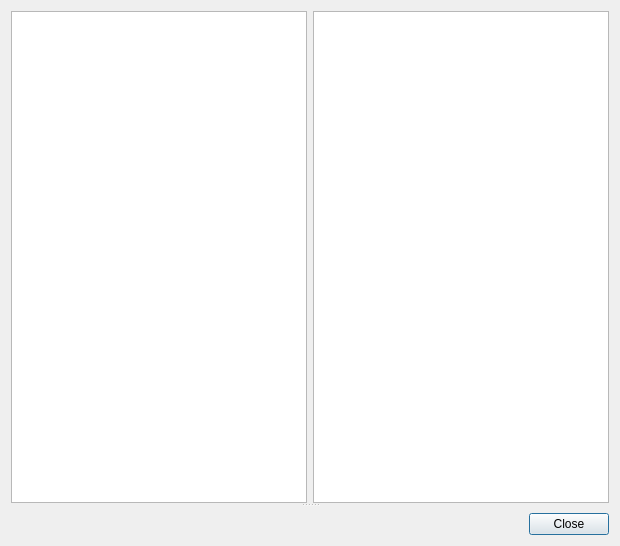
<ui version="4.0" >
 <class>Dialog</class>
 <widget class="QDialog" name="Dialog" >
  <property name="geometry" >
   <rect>
    <x>0</x>
    <y>0</y>
    <width>620</width>
    <height>546</height>
   </rect>
  </property>
  <property name="windowTitle" >
   <string>Dialog</string>
  </property>
  <layout class="QVBoxLayout" name="verticalLayout" >
   <item>
    <widget class="QSplitter" name="splitter" >
     <property name="orientation" >
      <enum>Qt::Vertical</enum>
     </property>
     <widget class="QWidget" name="layoutWidget" >
      <layout class="QHBoxLayout" name="horizontalLayout" >
       <item>
        <widget class="QTableView" name="tableView_revisions_left" >
         <property name="alternatingRowColors" >
          <bool>true</bool>
         </property>
         <property name="selectionMode" >
          <enum>QAbstractItemView::SingleSelection</enum>
         </property>
         <property name="selectionBehavior" >
          <enum>QAbstractItemView::SelectRows</enum>
         </property>
         <property name="showGrid" >
          <bool>false</bool>
         </property>
        </widget>
       </item>
       <item>
        <widget class="QTableView" name="tableView_revisions_right" >
         <property name="alternatingRowColors" >
          <bool>true</bool>
         </property>
         <property name="selectionMode" >
          <enum>QAbstractItemView::SingleSelection</enum>
         </property>
         <property name="selectionBehavior" >
          <enum>QAbstractItemView::SelectRows</enum>
         </property>
         <property name="showGrid" >
          <bool>false</bool>
         </property>
        </widget>
       </item>
      </layout>
     </widget>
     <widget class="QWidget" name="layoutWidget" >
      <layout class="QHBoxLayout" name="horizontalLayout_2" >
       <property name="spacing" >
        <number>0</number>
       </property>
       <item>
        <widget class="QFrame" name="frame" >
         <property name="frameShape" >
          <enum>QFrame::NoFrame</enum>
         </property>
         <property name="frameShadow" >
          <enum>QFrame::Raised</enum>
         </property>
        </widget>
       </item>
      </layout>
     </widget>
    </widget>
   </item>
   <item>
    <widget class="QDialogButtonBox" name="buttonBox" >
     <property name="orientation" >
      <enum>Qt::Horizontal</enum>
     </property>
     <property name="standardButtons" >
      <set>QDialogButtonBox::Close</set>
     </property>
    </widget>
   </item>
  </layout>
  <action name="actionClose" >
   <property name="text" >
    <string>Close</string>
   </property>
   <property name="shortcut" >
    <string>Esc</string>
   </property>
  </action>
 </widget>
 <tabstops>
  <tabstop>tableView_revisions_left</tabstop>
  <tabstop>tableView_revisions_right</tabstop>
  <tabstop>buttonBox</tabstop>
 </tabstops>
 <resources/>
 <connections>
  <connection>
   <sender>buttonBox</sender>
   <signal>accepted()</signal>
   <receiver>Dialog</receiver>
   <slot>accept()</slot>
   <hints>
    <hint type="sourcelabel" >
     <x>257</x>
     <y>805</y>
    </hint>
    <hint type="destinationlabel" >
     <x>157</x>
     <y>274</y>
    </hint>
   </hints>
  </connection>
  <connection>
   <sender>buttonBox</sender>
   <signal>rejected()</signal>
   <receiver>Dialog</receiver>
   <slot>reject()</slot>
   <hints>
    <hint type="sourcelabel" >
     <x>325</x>
     <y>805</y>
    </hint>
    <hint type="destinationlabel" >
     <x>286</x>
     <y>274</y>
    </hint>
   </hints>
  </connection>
 </connections>
</ui>
